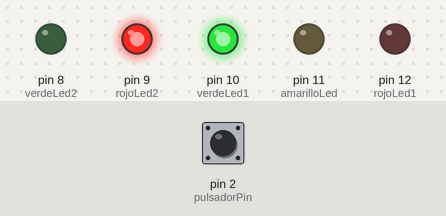
Bench run of a sketch on a simulated Arduino Uno, built with avr-gcc and run on an emulated ATmega328P. On the bench: output pins drawn as LEDs (lit = HIGH). The inputs (shaded band) are chosen by the test bench; at power-on: pin 2 (pulsadorPin) LOW.

Above: at 1.2 s.
1.3 s: pin 2 (pulsadorPin) pulled HIGH for 0.15 s
At 2.1 s:
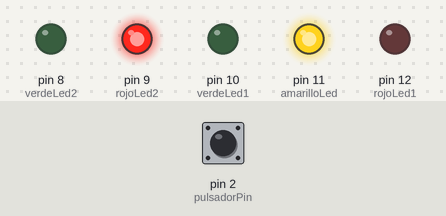
7.4 s: pin 2 (pulsadorPin) pulled HIGH for 1 s
At 11.3 s:
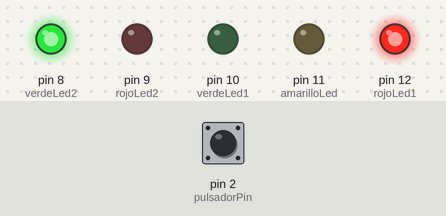
Timing chart, 0 to 15.9 s (numbered marks = the images above; inputs shaded):
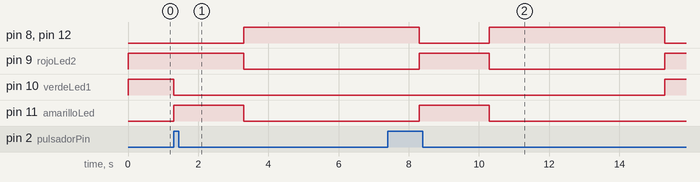

Measured:
- after the input at 1.3 s, pin 8 (verdeLed2), pin 12 (rojoLed1): LOW → HIGH after 2.0 s; pin 9 (rojoLed2): HIGH → LOW after 2.0 s; pin 10 (verdeLed1): HIGH → LOW at once; pin 11 (amarilloLed): LOW → HIGH at once, → LOW 2.0 s later
- after the input at 7.4 s, pin 10 (verdeLed1): LOW → HIGH after 7.9 s instead of 0.90 s; pin 11 (amarilloLed): LOW → HIGH after 0.90 s, → LOW 2.0 s later

The sketch:

pulsador_uno.ino
```cpp
int rojoLed1=12;
int amarilloLed=11;
int verdeLed1=10;
int rojoLed2=9;
int verdeLed2=8;
int pulsadorPin=2;
int delayTime1=5000;
int delayTime2=2000;
int state=0;

void setup(){
 pinMode(rojoLed1, OUTPUT);
 pinMode(amarilloLed, OUTPUT);
 pinMode(verdeLed1, OUTPUT);
 pinMode(rojoLed2, OUTPUT);
 pinMode(verdeLed2, OUTPUT);
 pinMode(pulsadorPin, INPUT);
}

void loop(){
 digitalWrite(verdeLed1, HIGH);
 digitalWrite(rojoLed2, HIGH);

 state=digitalRead(pulsadorPin);

 if(state==HIGH){
 digitalWrite(verdeLed1, LOW);
 digitalWrite(amarilloLed, HIGH);
 delay(delayTime2);

 digitalWrite(amarilloLed, LOW);
 digitalWrite(rojoLed1, HIGH);
 digitalWrite(rojoLed2, LOW);
 digitalWrite(verdeLed2, HIGH);
 delay(5000);

 digitalWrite(rojoLed1, LOW);
 digitalWrite(verdeLed2, LOW);
 }
}
```
